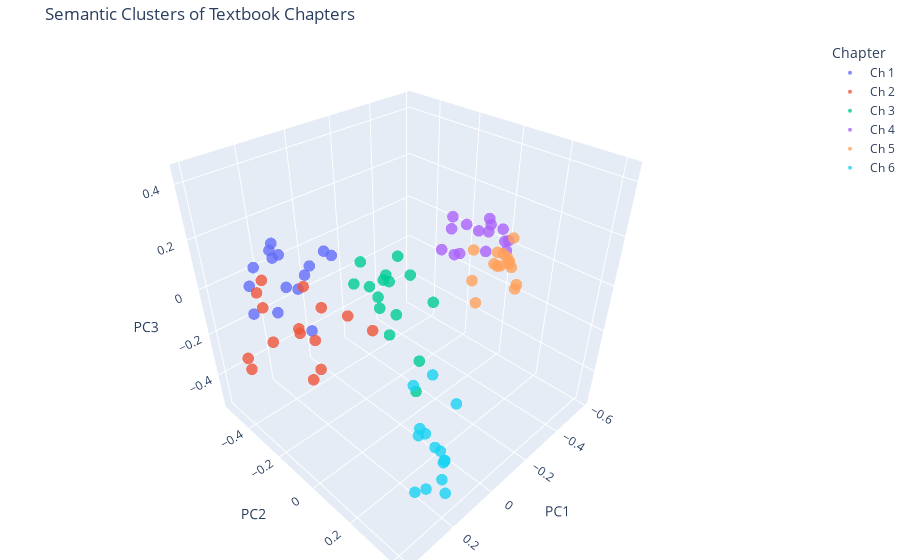

The cell this chart's notebook holds for it:
### Markdown cell above
### 3D Visualization of chapters
We plot the chunks in 3D space, coloring them by chapter. We should see chunks from the same chapters cluster together.

### Code cell
pca = PCA(n_components=3)
reduced_book = pca.fit_transform(book_embeddings_array)

df = pd.DataFrame({
    'x': reduced_book[:, 0],
    'y': reduced_book[:, 1],
    'z': reduced_book[:, 2],
    'chapter': chapter_labels,
    'text': chapter_chunks
})

fig = px.scatter_3d(
    df, 
    x='x', y='y', z='z',
    color='chapter',
    hover_data={'x': False, 'y': False, 'z': False, 'chapter': True},
    title="Semantic Clusters of Textbook Chapters",
    color_discrete_sequence=px.colors.qualitative.Plotly
)

fig.update_traces(
    marker=dict(size=4, opacity=0.8, line=dict(width=0))
)

fig.update_layout(
    margin=dict(l=0, r=0, b=0, t=40),
    legend_title_text='Chapter',
    scene=dict(
        xaxis_title='PC1',
        yaxis_title='PC2',
        zaxis_title='PC3'
    )
)

fig.show()

### Figure 1 — Plotly figure (JSON) as saved in the notebook; plotly's stock layout.template omitted (floating-point values rounded to 4 significant figures)
{"data": [{"customdata": [["Ch 1"], ["Ch 1"], ["Ch 1"], ["Ch 1"], ["Ch 1"], ["Ch 1"], ["Ch 1"], ["Ch 1"], ["Ch 1"], ["Ch 1"], ["Ch 1"], ["Ch 1"], ["Ch 1"], ["Ch 1"], ["Ch 1"]], "hovertemplate": "chapter=%{customdata[0]}<extra></extra>", "legendgroup": "Ch 1", "marker": {"color": "#636EFA", "line": {"width": 0}, "opacity": 0.8, "size": 4, "symbol": "circle"}, "mode": "markers", "name": "Ch 1", "scene": "scene", "showlegend": true, "type": "scatter3d", "x": [0.1595, 0.01177, 0.09623, 0.2235, 0.1946, 0.08455, 0.27, 0.1751, 0.2685, 0.2803, 0.2531, 0.1657, 0.137, 0.2069, 0.1732], "y": [-0.4596, -0.3422, -0.3649, -0.5375, -0.4592, -0.2877, -0.3144, -0.4776, -0.5065, -0.4857, -0.362, -0.4256, -0.3414, -0.2861, -0.2798], "z": [0.07291, 0.05756, 0.03994, 0.01273, 0.1066, 0.1294, 0.2252, 0.05854, -0.03349, -0.1419, -0.08515, -0.04852, 0.03042, 0.03068, -0.1661]}, {"customdata": [["Ch 2"], ["Ch 2"], ["Ch 2"], ["Ch 2"], ["Ch 2"], ["Ch 2"], ["Ch 2"], ["Ch 2"], ["Ch 2"], ["Ch 2"], ["Ch 2"], ["Ch 2"], ["Ch 2"], ["Ch 2"], ["Ch 2"]], "hovertemplate": "chapter=%{customdata[0]}<extra></extra>", "legendgroup": "Ch 2", "marker": {"color": "#EF553B", "line": {"width": 0}, "opacity": 0.8, "size": 4, "symbol": "circle"}, "mode": "markers", "name": "Ch 2", "scene": "scene", "showlegend": true, "type": "scatter3d", "x": [0.2943, 0.3998, 0.2974, 0.2388, 0.3825, 0.3316, 0.2658, 0.2258, 0.1405, 0.2763, 0.2969, 0.2165, 0.1792, 0.2115, 0.2968], "y": [-0.3898, -0.3466, -0.4096, -0.1537, -0.3937, -0.2891, -0.2201, -0.2783, -0.2545, -0.1508, -0.3633, -0.2393, -0.05887, 0.0989, -0.08527], "z": [-0.05709, -0.2512, -0.001402, -0.2319, -0.2391, -0.1334, -0.07289, -0.1471, -0.06592, -0.2545, 0.07239, 0.06775, 0.02104, 0.06594, -0.02903]}, {"customdata": [["Ch 3"], ["Ch 3"], ["Ch 3"], ["Ch 3"], ["Ch 3"], ["Ch 3"], ["Ch 3"], ["Ch 3"], ["Ch 3"], ["Ch 3"], ["Ch 3"], ["Ch 3"], ["Ch 3"], ["Ch 3"], ["Ch 3"]], "hovertemplate": "chapter=%{customdata[0]}<extra></extra>", "legendgroup": "Ch 3", "marker": {"color": "#00CC96", "line": {"width": 0}, "opacity": 0.8, "size": 4, "symbol": "circle"}, "mode": "markers", "name": "Ch 3", "scene": "scene", "showlegend": true, "type": "scatter3d", "x": [0.2352, 0.2619, 0.3164, 0.2915, 0.3608, 0.2994, 0.372, 0.3216, 0.3099, 0.25, 0.2312, 0.3141, 0.3535, 0.3565, 0.2854], "y": [0.2021, 0.2081, 0.1512, 0.1855, 0.2352, 0.2592, 0.3133, 0.4008, 0.3064, 0.2968, 0.2319, 0.2435, 0.4211, 0.3296, 0.4098], "z": [0.3038, 0.324, 0.3106, 0.3065, 0.4358, 0.3807, 0.3423, 0.1956, 0.2865, 0.3751, 0.395, 0.3121, 0.1256, 0.2598, 0.3652]}, {"customdata": [["Ch 4"], ["Ch 4"], ["Ch 4"], ["Ch 4"], ["Ch 4"], ["Ch 4"], ["Ch 4"], ["Ch 4"], ["Ch 4"], ["Ch 4"], ["Ch 4"], ["Ch 4"], ["Ch 4"], ["Ch 4"], ["Ch 4"]], "hovertemplate": "chapter=%{customdata[0]}<extra></extra>", "legendgroup": "Ch 4", "marker": {"color": "#AB63FA", "line": {"width": 0}, "opacity": 0.8, "size": 4, "symbol": "circle"}, "mode": "markers", "name": "Ch 4", "scene": "scene", "showlegend": true, "type": "scatter3d", "x": [-0.3803, -0.3232, -0.3879, -0.3868, -0.5399, -0.5364, -0.4549, -0.3041, -0.548, -0.5634, -0.5805, -0.5878, -0.5253, -0.523, -0.4372], "y": [-0.1555, -0.01759, -0.09684, -0.1118, -0.05651, -0.1027, -0.09947, -0.04498, -0.06281, -0.006967, 0.01249, -0.0836, 0.03356, 0.0469, 0.01392], "z": [-0.003922, 0.06156, -0.004766, 0.1527, 0.05122, 0.03816, 0.09903, 0.1602, 0.103, 0.07255, 0.02268, 0.05368, 0.05095, 0.01595, 0.03538]}, {"customdata": [["Ch 5"], ["Ch 5"], ["Ch 5"], ["Ch 5"], ["Ch 5"], ["Ch 5"], ["Ch 5"], ["Ch 5"], ["Ch 5"], ["Ch 5"], ["Ch 5"], ["Ch 5"], ["Ch 5"], ["Ch 5"], ["Ch 5"]], "hovertemplate": "chapter=%{customdata[0]}<extra></extra>", "legendgroup": "Ch 5", "marker": {"color": "#FFA15A", "line": {"width": 0}, "opacity": 0.8, "size": 4, "symbol": "circle"}, "mode": "markers", "name": "Ch 5", "scene": "scene", "showlegend": true, "type": "scatter3d", "x": [-0.4322, -0.3928, -0.3427, -0.4972, -0.5575, -0.4986, -0.5657, -0.5564, -0.5392, -0.4324, -0.4466, -0.4416, -0.4413, -0.4867, -0.3638], "y": [-0.03929, -0.00651, 0.05649, 0.02958, 0.05004, 0.07009, -0.02397, 0.04355, 0.06649, 0.08901, 0.08586, 0.1624, 0.05346, 0.08817, 0.2086], "z": [0.02122, -0.08385, -0.1318, -0.04928, 0.0591, 0.007221, -0.03915, -0.04842, -0.05731, 0.006575, 0.05224, -0.04579, -0.003691, -0.007212, -0.005179]}, {"customdata": [["Ch 6"], ["Ch 6"], ["Ch 6"], ["Ch 6"], ["Ch 6"], ["Ch 6"], ["Ch 6"], ["Ch 6"], ["Ch 6"], ["Ch 6"], ["Ch 6"], ["Ch 6"], ["Ch 6"], ["Ch 6"], ["Ch 6"]], "hovertemplate": "chapter=%{customdata[0]}<extra></extra>", "legendgroup": "Ch 6", "marker": {"color": "#19D3F3", "line": {"width": 0}, "opacity": 0.8, "size": 4, "symbol": "circle"}, "mode": "markers", "name": "Ch 6", "scene": "scene", "showlegend": true, "type": "scatter3d", "x": [0.2069, 0.1987, 0.1211, 0.1982, 0.2371, 0.2194, 0.2044, 0.2465, 0.09045, 0.1715, 0.125, 0.1769, 0.205, 0.1661, 0.193], "y": [0.2797, 0.2849, 0.3686, 0.3143, 0.2981, 0.4111, 0.3619, 0.3355, 0.2866, 0.3128, 0.338, 0.39, 0.3295, 0.37, 0.3864], "z": [-0.5399, -0.2614, -0.1174, -0.2307, -0.01188, -0.2676, -0.2506, -0.1553, -0.4196, -0.003037, -0.3982, -0.4719, -0.4795, -0.3351, -0.3919]}], "layout": {"legend": {"title": {"text": "Chapter"}, "tracegroupgap": 0}, "margin": {"b": 0, "l": 0, "r": 0, "t": 40}, "scene": {"domain": {"x": [0, 1], "y": [0, 1]}, "xaxis": {"title": {"text": "PC1"}}, "yaxis": {"title": {"text": "PC2"}}, "zaxis": {"title": {"text": "PC3"}}}, "title": {"text": "Semantic Clusters of Textbook Chapters"}}}
